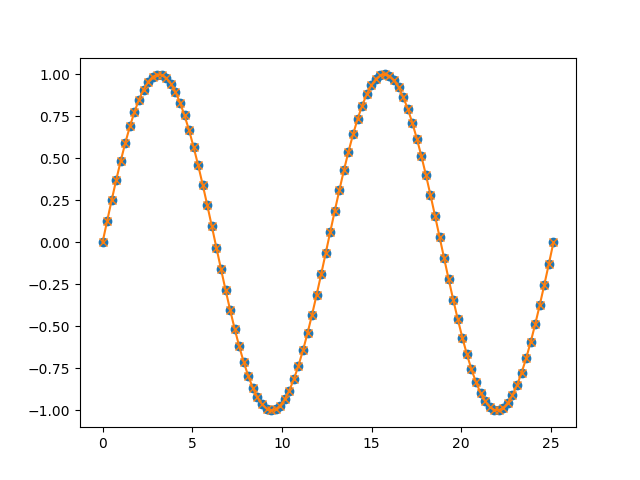

This chart was generated by the following Python code:
import numpy as np

import matplotlib.pyplot as plt

x = np.linspace(0, 8*np.pi, 100)
y = np.sin(x)
y = np.sin(x/2)

yinterp = np.interp(x,x,y)

plt.plot(x,y,'o')

plt.plot(x, yinterp, '-x')

plt.savefig('datavis/sin-interp')